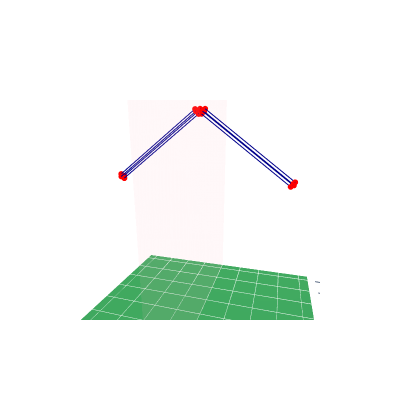

The cell this chart's notebook holds for it:
### Markdown cell above
### Example 4: Cage Vee Dipole

![Graph](img/CageVee_opt.png)

### Code cell
class CageVeeProblem(DipoleSingleOptProblem):
    
    def _make_design(self, x):
        half_el = make_linear_element((0,0,0),(0,0.5,0))
        half_el.extend( make_cage_element(0.5, x[0]+0.5, .2, .5, 4) )
        half_el = rot_x(half_el, np.deg2rad(x[1]))
        half_el = translate(half_el, (0,0,self.z))
        return half_el

cvproblem = CageVeeProblem(n_var=2, f_min=3.5, f_max=3.7, z=40,
                                segs_per_m=SEGS_PER_M, radius=AWG14RADIUS,
                                xl=np.array([17.0, -45]),
                                xu=np.array([23.0, 0]))
res = minimize(cvproblem, algorithm, termination, save_history=False, verbose=True)

print(f'Optimum length {res.X[0]:.1f}m, angle {res.X[1]:.1f}deg, max VSWR {res.F[0]:.2f}')
vswr_curve = res.pop.get('VSWR')[0]
plot_vswr_2([zip(cvproblem.freqs, vswr_curve)], tags=['80m Cage Vee'])

design = cvproblem._make_design(res.X)
wire_ant_visualize(design,(-22,22),(-22,22),(0,45),width=400, height=400)

# How much total wire is used in this design?
print('Total wire used: {w:.2f} meters'.format(w=total_wire_len(design)))

### Figure 1 — Plotly figure (JSON) as saved in the notebook; plotly's stock layout.template omitted (floating-point values rounded to 4 significant figures)
{"data": [{"cmax": 1, "cmin": 0, "colorscale": [[0, "rgb(247,252,245)"], [0.125, "rgb(229,245,224)"], [0.25, "rgb(199,233,192)"], [0.375, "rgb(161,217,155)"], [0.5, "rgb(116,196,118)"], [0.625, "rgb(65,171,93)"], [0.75, "rgb(35,139,69)"], [0.875, "rgb(0,109,44)"], [1, "rgb(0,68,27)"]], "showscale": false, "surfacecolor": [[0.69, 0.69], [0.69, 0.69]], "type": "surface", "x": [-22, 22], "y": [-22, 22], "z": [[0, 0], [0, 0]]}, {"color": "lightpink", "hoverinfo": "skip", "i": [0, 0], "j": [1, 2], "k": [2, 3], "opacity": 0.1, "type": "mesh3d", "x": [-22, -22, 22, 22], "y": [0, 0, 0, 0], "z": [0, 45, 45, 0]}, {"line": {"color": "darkblue", "width": 2}, "marker": {"color": "red", "size": 2}, "name": "", "showlegend": false, "type": "scatter3d", "x": [0, 0], "y": [0, 0.3949], "z": [40, 39.69]}, {"line": {"color": "darkblue", "width": 2}, "marker": {"color": "red", "size": 2}, "name": "", "showlegend": false, "type": "scatter3d", "x": [0, 0, 0, 0], "y": [0.3949, 0.8595, 15.65, 15.51], "z": [39.69, 39.97, 28.48, 27.96]}, {"line": {"color": "darkblue", "width": 2}, "marker": {"color": "red", "size": 2}, "name": "", "showlegend": false, "type": "scatter3d", "x": [0, 0.5, 0.5, 0], "y": [0.3949, 0.5529, 15.35, 15.51], "z": [39.69, 39.57, 28.08, 27.96]}, {"line": {"color": "darkblue", "width": 2}, "marker": {"color": "red", "size": 2}, "name": "", "showlegend": false, "type": "scatter3d", "x": [0, 6.123e-17, 6.123e-17, 0], "y": [0.3949, 0.2463, 15.04, 15.51], "z": [39.69, 39.18, 27.69, 27.96]}, {"line": {"color": "darkblue", "width": 2}, "marker": {"color": "red", "size": 2}, "name": "", "showlegend": false, "type": "scatter3d", "x": [0, -0.5, -0.5, 0], "y": [0.3949, 0.5529, 15.35, 15.51], "z": [39.69, 39.57, 28.08, 27.96]}, {"line": {"color": "darkblue", "width": 2}, "marker": {"color": "red", "size": 2}, "name": "", "showlegend": false, "type": "scatter3d", "x": [0, 0], "y": [0, -0.3949], "z": [40, 39.69]}, {"line": {"color": "darkblue", "width": 2}, "marker": {"color": "red", "size": 2}, "name": "", "showlegend": false, "type": "scatter3d", "x": [0, 0, 0, 0], "y": [-0.3949, -0.8595, -15.65, -15.51], "z": [39.69, 39.97, 28.48, 27.96]}, {"line": {"color": "darkblue", "width": 2}, "marker": {"color": "red", "size": 2}, "name": "", "showlegend": false, "type": "scatter3d", "x": [0, -0.5, -0.5, 0], "y": [-0.3949, -0.5529, -15.35, -15.51], "z": [39.69, 39.57, 28.08, 27.96]}, {"line": {"color": "darkblue", "width": 2}, "marker": {"color": "red", "size": 2}, "name": "", "showlegend": false, "type": "scatter3d", "x": [0, -6.123e-17, -6.123e-17, 0], "y": [-0.3949, -0.2463, -15.04, -15.51], "z": [39.69, 39.18, 27.69, 27.96]}, {"line": {"color": "darkblue", "width": 2}, "marker": {"color": "red", "size": 2}, "name": "", "showlegend": false, "type": "scatter3d", "x": [0, 0.5, 0.5, 0], "y": [-0.3949, -0.5529, -15.35, -15.51], "z": [39.69, 39.57, 28.08, 27.96]}], "layout": {"autosize": false, "height": 400, "scene": {"aspectmode": "manual", "aspectratio": {"x": 1, "y": 1, "z": 1}, "camera": {"eye": {"x": 1, "y": 0.3, "z": 0.3}, "up": {"x": 0, "y": 0, "z": 1}}, "xaxis": {"range": [-22, 22], "showbackground": false}, "yaxis": {"range": [-22, 22], "showbackground": false}, "zaxis": {"range": [0, 45], "showbackground": false}}, "width": 400}}
